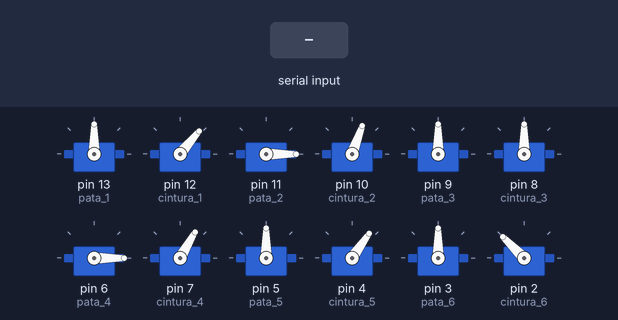
Bench run of a sketch on a simulated Arduino Uno, built with avr-gcc and run on an emulated ATmega328P. Shown: 12 × servo. Inputs (shaded band) come from the test bench.

Above: at 1.2 s.
1.3 s: "F" received over Serial
At 1.41 s:
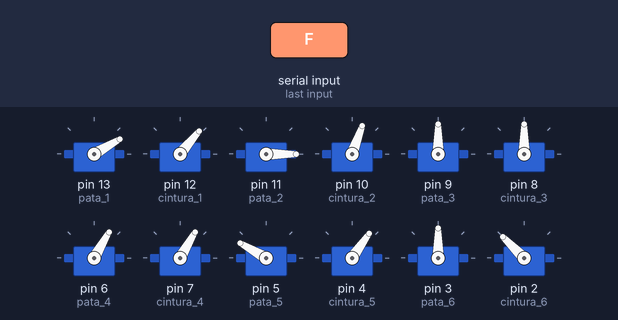
At 1.81 s:
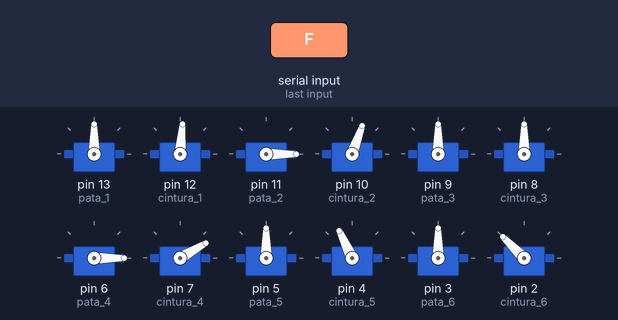
4.3 s: "T" received over Serial
At 4.86 s:
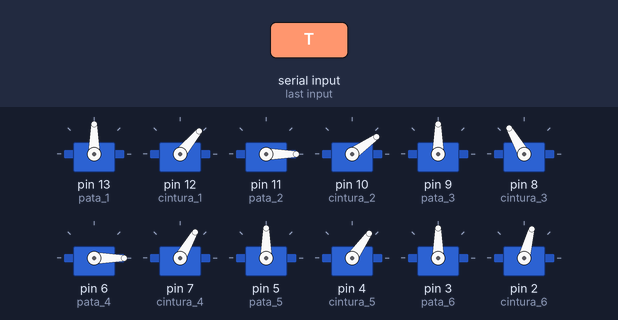
Timing chart, 0 to 7.3 s (numbered marks = the images above; inputs shaded):
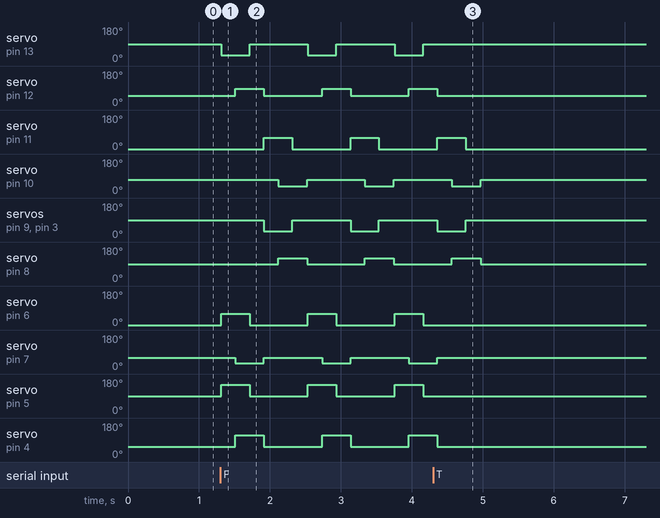

The sketch:

hexapodo_avance1_0_copy_20231029145545.ino
```cpp
#include <Servo.h>

//creación de los objetos servo
Servo pata_1;
Servo pata_2;
Servo pata_3;
Servo pata_4;
Servo pata_5;
Servo pata_6;

Servo cintura_1;
Servo cintura_2;
Servo cintura_3;
Servo cintura_4;
Servo cintura_5;
Servo cintura_6;

int val = " ";

void setup() {


  Serial.begin(9600);

  //pines de los servos
  pata_1.attach(13);
  cintura_1.attach(12);

  pata_2.attach(11);
  cintura_2.attach(10);

  pata_3.attach(9);
  cintura_3.attach(8);

  pata_4.attach(6);
  cintura_4.attach(7);

  pata_5.attach(7);
  cintura_5.attach(6);

  pata_5.attach(5);
  cintura_5.attach(4);

  pata_6.attach(3);
  cintura_6.attach(2);

  base();
}

void loop() {
  base();
  //condiciones de movimiento
  if (Serial.available() > 0) {
    val = Serial.read();

    if (val == 'F') {
      while (true){
      val = " ";
      forward();
      val = Serial.read();
      if (val == 'T'){
        base();
        break;
      }
      }
    }

    if (val == 'B') {
      back();
    }
    if (val == 'L') {
      left();
    }
    if (val == 'R') {
      right();
    }
   if (val == 'T') {
      base();
    }
    else{
      base();
    }
  }
}

//crear movimientos

void base() {
  pata_1.write(90);
  cintura_1.write(50);

  pata_2.write(0);
  cintura_2.write(70);

  pata_3.write(90);
  cintura_3.write(90);

  pata_4.write(0);
  cintura_4.write(60);

  pata_5.write(90);
  cintura_5.write(55);

  pata_6.write(90);
  cintura_6.write(135);
}

void adelante_1() {
  pata_1.write(30);
  pata_4.write(60);
  pata_5.write(150);
  delay(200);

  cintura_1.write(85);
  cintura_4.write(30);
  cintura_5.write(115);
  delay(200);

  pata_1.write(90);
  pata_4.write(0);
  pata_5.write(90);
  delay(200);
}

void adelante_2() {
  pata_2.write(60);
  pata_3.write(30);
  pata_6.write(30);
  delay(200);

  cintura_2.write(35);
  cintura_3.write(120);
  cintura_6.write(75);
  delay(200);

  pata_2.write(0);
  pata_3.write(90);
  pata_6.write(90);
  delay(200);
}

void atras_1() {
}
void atras_2() {
}

//indicaciones bluetooth

void forward() {
    base();
    delay(10);
    adelante_1();
    base();
    adelante_2();
    delay(10);
}

void back() {
  base();
  delay(10);
  atras_1();
  base();
  delay(10);
  atras_2();
  delay(10);
}

void left() {
}

void right() {
}
```

Measured:
- after the input at 1.3 s, servo on pin 13 (pata_1): alternates 90° for 0.82 s and 30° for 0.40 s, starting at once; servo on pin 12 (cintura_1): alternates 85° for 0.40 s and 50° for 0.82 s, starting after 0.21 s
- after the input at 4.3 s, servo on pin 13 (pata_1): stops changing and stays 90°; servo on pin 12 (cintura_1): goes on until 4.4 s, then stays 50°
